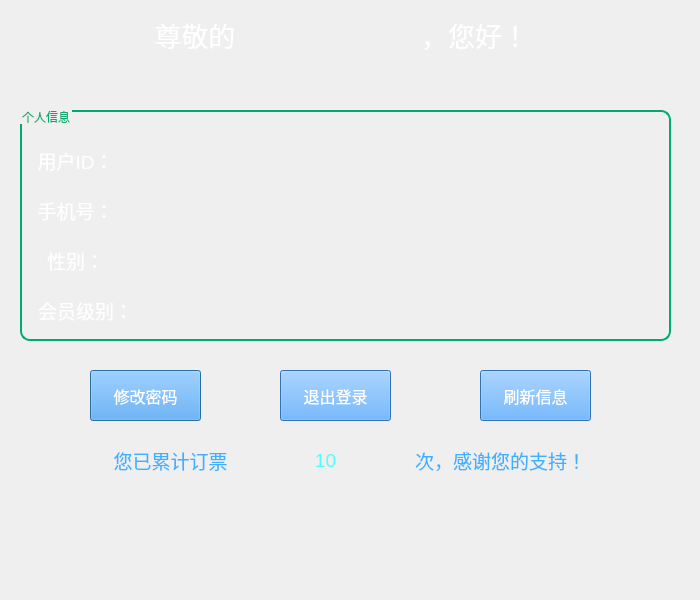
<?xml version="1.0" encoding="UTF-8"?>
<ui version="4.0">
 <class>Dlg_mine</class>
 <widget class="QDialog" name="Dlg_mine">
  <property name="geometry">
   <rect>
    <x>0</x>
    <y>0</y>
    <width>700</width>
    <height>600</height>
   </rect>
  </property>
  <property name="minimumSize">
   <size>
    <width>700</width>
    <height>600</height>
   </size>
  </property>
  <property name="maximumSize">
   <size>
    <width>700</width>
    <height>600</height>
   </size>
  </property>
  <property name="windowTitle">
   <string>Dialog</string>
  </property>
  <property name="styleSheet">
   <string notr="true">QLabel#lbl_cost_count{color:#4fffff }
QLabel#label_totalCost,#label_totalCost_2{color:#3db1ff}
QPushButton{background:#409eff;color:white}
QGroupBox{border: 2px solid #01ab70;border-radius: 10px;}
QGroupBox::title{font:16px; color: #01ab70;subcontrol-position: top left;}</string>
  </property>
  <widget class="QLabel" name="label_basicInfo">
   <property name="geometry">
    <rect>
     <x>130</x>
     <y>10</y>
     <width>130</width>
     <height>50</height>
    </rect>
   </property>
   <property name="palette">
    <palette>
     <active>
      <colorrole role="WindowText">
       <brush brushstyle="SolidPattern">
        <color alpha="255">
         <red>255</red>
         <green>255</green>
         <blue>255</blue>
        </color>
       </brush>
      </colorrole>
     </active>
     <inactive>
      <colorrole role="WindowText">
       <brush brushstyle="SolidPattern">
        <color alpha="255">
         <red>255</red>
         <green>255</green>
         <blue>255</blue>
        </color>
       </brush>
      </colorrole>
     </inactive>
     <disabled/>
    </palette>
   </property>
   <property name="font">
    <font>
     <pointsize>20</pointsize>
    </font>
   </property>
   <property name="text">
    <string>尊敬的</string>
   </property>
   <property name="alignment">
    <set>Qt::AlignmentFlag::AlignCenter</set>
   </property>
  </widget>
  <widget class="QLabel" name="label_totalCost">
   <property name="geometry">
    <rect>
     <x>90</x>
     <y>440</y>
     <width>161</width>
     <height>41</height>
    </rect>
   </property>
   <property name="palette">
    <palette>
     <active>
      <colorrole role="WindowText">
       <brush brushstyle="SolidPattern">
        <color alpha="255">
         <red>255</red>
         <green>255</green>
         <blue>255</blue>
        </color>
       </brush>
      </colorrole>
      <colorrole role="Text">
       <brush brushstyle="SolidPattern">
        <color alpha="255">
         <red>61</red>
         <green>177</green>
         <blue>255</blue>
        </color>
       </brush>
      </colorrole>
      <colorrole role="ButtonText">
       <brush brushstyle="SolidPattern">
        <color alpha="255">
         <red>61</red>
         <green>177</green>
         <blue>255</blue>
        </color>
       </brush>
      </colorrole>
      <colorrole role="PlaceholderText">
       <brush brushstyle="SolidPattern">
        <color alpha="128">
         <red>61</red>
         <green>177</green>
         <blue>255</blue>
        </color>
       </brush>
      </colorrole>
     </active>
     <inactive>
      <colorrole role="WindowText">
       <brush brushstyle="SolidPattern">
        <color alpha="255">
         <red>255</red>
         <green>255</green>
         <blue>255</blue>
        </color>
       </brush>
      </colorrole>
      <colorrole role="Text">
       <brush brushstyle="SolidPattern">
        <color alpha="255">
         <red>61</red>
         <green>177</green>
         <blue>255</blue>
        </color>
       </brush>
      </colorrole>
      <colorrole role="ButtonText">
       <brush brushstyle="SolidPattern">
        <color alpha="255">
         <red>61</red>
         <green>177</green>
         <blue>255</blue>
        </color>
       </brush>
      </colorrole>
      <colorrole role="PlaceholderText">
       <brush brushstyle="SolidPattern">
        <color alpha="128">
         <red>61</red>
         <green>177</green>
         <blue>255</blue>
        </color>
       </brush>
      </colorrole>
     </inactive>
     <disabled>
      <colorrole role="WindowText">
       <brush brushstyle="SolidPattern">
        <color alpha="255">
         <red>61</red>
         <green>177</green>
         <blue>255</blue>
        </color>
       </brush>
      </colorrole>
      <colorrole role="Text">
       <brush brushstyle="SolidPattern">
        <color alpha="255">
         <red>61</red>
         <green>177</green>
         <blue>255</blue>
        </color>
       </brush>
      </colorrole>
      <colorrole role="ButtonText">
       <brush brushstyle="SolidPattern">
        <color alpha="255">
         <red>61</red>
         <green>177</green>
         <blue>255</blue>
        </color>
       </brush>
      </colorrole>
      <colorrole role="PlaceholderText">
       <brush brushstyle="SolidPattern">
        <color alpha="128">
         <red>61</red>
         <green>177</green>
         <blue>255</blue>
        </color>
       </brush>
      </colorrole>
     </disabled>
    </palette>
   </property>
   <property name="font">
    <font>
     <pointsize>14</pointsize>
    </font>
   </property>
   <property name="text">
    <string>您已累计订票</string>
   </property>
   <property name="alignment">
    <set>Qt::AlignmentFlag::AlignCenter</set>
   </property>
  </widget>
  <widget class="QPushButton" name="editPassword">
   <property name="geometry">
    <rect>
     <x>90</x>
     <y>370</y>
     <width>111</width>
     <height>51</height>
    </rect>
   </property>
   <property name="palette">
    <palette>
     <active>
      <colorrole role="WindowText">
       <brush brushstyle="SolidPattern">
        <color alpha="255">
         <red>0</red>
         <green>0</green>
         <blue>0</blue>
        </color>
       </brush>
      </colorrole>
      <colorrole role="Button">
       <brush brushstyle="SolidPattern">
        <color alpha="255">
         <red>64</red>
         <green>158</green>
         <blue>255</blue>
        </color>
       </brush>
      </colorrole>
      <colorrole role="Text">
       <brush brushstyle="SolidPattern">
        <color alpha="255">
         <red>255</red>
         <green>255</green>
         <blue>255</blue>
        </color>
       </brush>
      </colorrole>
      <colorrole role="ButtonText">
       <brush brushstyle="SolidPattern">
        <color alpha="255">
         <red>255</red>
         <green>255</green>
         <blue>255</blue>
        </color>
       </brush>
      </colorrole>
      <colorrole role="Base">
       <brush brushstyle="SolidPattern">
        <color alpha="255">
         <red>64</red>
         <green>158</green>
         <blue>255</blue>
        </color>
       </brush>
      </colorrole>
      <colorrole role="Window">
       <brush brushstyle="SolidPattern">
        <color alpha="255">
         <red>64</red>
         <green>158</green>
         <blue>255</blue>
        </color>
       </brush>
      </colorrole>
      <colorrole role="PlaceholderText">
       <brush brushstyle="SolidPattern">
        <color alpha="128">
         <red>255</red>
         <green>255</green>
         <blue>255</blue>
        </color>
       </brush>
      </colorrole>
     </active>
     <inactive>
      <colorrole role="WindowText">
       <brush brushstyle="SolidPattern">
        <color alpha="255">
         <red>0</red>
         <green>0</green>
         <blue>0</blue>
        </color>
       </brush>
      </colorrole>
      <colorrole role="Button">
       <brush brushstyle="SolidPattern">
        <color alpha="255">
         <red>64</red>
         <green>158</green>
         <blue>255</blue>
        </color>
       </brush>
      </colorrole>
      <colorrole role="Text">
       <brush brushstyle="SolidPattern">
        <color alpha="255">
         <red>255</red>
         <green>255</green>
         <blue>255</blue>
        </color>
       </brush>
      </colorrole>
      <colorrole role="ButtonText">
       <brush brushstyle="SolidPattern">
        <color alpha="255">
         <red>255</red>
         <green>255</green>
         <blue>255</blue>
        </color>
       </brush>
      </colorrole>
      <colorrole role="Base">
       <brush brushstyle="SolidPattern">
        <color alpha="255">
         <red>64</red>
         <green>158</green>
         <blue>255</blue>
        </color>
       </brush>
      </colorrole>
      <colorrole role="Window">
       <brush brushstyle="SolidPattern">
        <color alpha="255">
         <red>64</red>
         <green>158</green>
         <blue>255</blue>
        </color>
       </brush>
      </colorrole>
      <colorrole role="PlaceholderText">
       <brush brushstyle="SolidPattern">
        <color alpha="128">
         <red>255</red>
         <green>255</green>
         <blue>255</blue>
        </color>
       </brush>
      </colorrole>
     </inactive>
     <disabled>
      <colorrole role="WindowText">
       <brush brushstyle="SolidPattern">
        <color alpha="255">
         <red>255</red>
         <green>255</green>
         <blue>255</blue>
        </color>
       </brush>
      </colorrole>
      <colorrole role="Button">
       <brush brushstyle="SolidPattern">
        <color alpha="255">
         <red>64</red>
         <green>158</green>
         <blue>255</blue>
        </color>
       </brush>
      </colorrole>
      <colorrole role="Text">
       <brush brushstyle="SolidPattern">
        <color alpha="255">
         <red>255</red>
         <green>255</green>
         <blue>255</blue>
        </color>
       </brush>
      </colorrole>
      <colorrole role="ButtonText">
       <brush brushstyle="SolidPattern">
        <color alpha="255">
         <red>255</red>
         <green>255</green>
         <blue>255</blue>
        </color>
       </brush>
      </colorrole>
      <colorrole role="Base">
       <brush brushstyle="SolidPattern">
        <color alpha="255">
         <red>64</red>
         <green>158</green>
         <blue>255</blue>
        </color>
       </brush>
      </colorrole>
      <colorrole role="Window">
       <brush brushstyle="SolidPattern">
        <color alpha="255">
         <red>64</red>
         <green>158</green>
         <blue>255</blue>
        </color>
       </brush>
      </colorrole>
      <colorrole role="PlaceholderText">
       <brush brushstyle="SolidPattern">
        <color alpha="128">
         <red>255</red>
         <green>255</green>
         <blue>255</blue>
        </color>
       </brush>
      </colorrole>
     </disabled>
    </palette>
   </property>
   <property name="font">
    <font>
     <pointsize>12</pointsize>
    </font>
   </property>
   <property name="text">
    <string>修改密码</string>
   </property>
  </widget>
  <widget class="QLabel" name="label_basicInfo_2">
   <property name="geometry">
    <rect>
     <x>410</x>
     <y>10</y>
     <width>130</width>
     <height>50</height>
    </rect>
   </property>
   <property name="palette">
    <palette>
     <active>
      <colorrole role="WindowText">
       <brush brushstyle="SolidPattern">
        <color alpha="255">
         <red>255</red>
         <green>255</green>
         <blue>255</blue>
        </color>
       </brush>
      </colorrole>
     </active>
     <inactive>
      <colorrole role="WindowText">
       <brush brushstyle="SolidPattern">
        <color alpha="255">
         <red>255</red>
         <green>255</green>
         <blue>255</blue>
        </color>
       </brush>
      </colorrole>
     </inactive>
     <disabled/>
    </palette>
   </property>
   <property name="font">
    <font>
     <pointsize>20</pointsize>
    </font>
   </property>
   <property name="text">
    <string>，您好！</string>
   </property>
   <property name="alignment">
    <set>Qt::AlignmentFlag::AlignCenter</set>
   </property>
  </widget>
  <widget class="QGroupBox" name="groupBox">
   <property name="geometry">
    <rect>
     <x>20</x>
     <y>110</y>
     <width>651</width>
     <height>231</height>
    </rect>
   </property>
   <property name="title">
    <string>个人信息</string>
   </property>
   <widget class="QLabel" name="label_userid">
    <property name="geometry">
     <rect>
      <x>10</x>
      <y>30</y>
      <width>91</width>
      <height>41</height>
     </rect>
    </property>
    <property name="palette">
     <palette>
      <active>
       <colorrole role="WindowText">
        <brush brushstyle="SolidPattern">
         <color alpha="255">
          <red>255</red>
          <green>255</green>
          <blue>255</blue>
         </color>
        </brush>
       </colorrole>
      </active>
      <inactive>
       <colorrole role="WindowText">
        <brush brushstyle="SolidPattern">
         <color alpha="255">
          <red>255</red>
          <green>255</green>
          <blue>255</blue>
         </color>
        </brush>
       </colorrole>
      </inactive>
      <disabled/>
     </palette>
    </property>
    <property name="font">
     <font>
      <pointsize>14</pointsize>
     </font>
    </property>
    <property name="text">
     <string>用户ID：</string>
    </property>
    <property name="alignment">
     <set>Qt::AlignmentFlag::AlignCenter</set>
    </property>
   </widget>
   <widget class="QLabel" name="lbl_userid">
    <property name="geometry">
     <rect>
      <x>110</x>
      <y>30</y>
      <width>521</width>
      <height>41</height>
     </rect>
    </property>
    <property name="palette">
     <palette>
      <active>
       <colorrole role="WindowText">
        <brush brushstyle="SolidPattern">
         <color alpha="255">
          <red>255</red>
          <green>255</green>
          <blue>255</blue>
         </color>
        </brush>
       </colorrole>
      </active>
      <inactive>
       <colorrole role="WindowText">
        <brush brushstyle="SolidPattern">
         <color alpha="255">
          <red>255</red>
          <green>255</green>
          <blue>255</blue>
         </color>
        </brush>
       </colorrole>
      </inactive>
      <disabled/>
     </palette>
    </property>
    <property name="font">
     <font>
      <pointsize>14</pointsize>
     </font>
    </property>
    <property name="text">
     <string/>
    </property>
    <property name="alignment">
     <set>Qt::AlignmentFlag::AlignCenter</set>
    </property>
   </widget>
   <widget class="QLabel" name="label_phone">
    <property name="geometry">
     <rect>
      <x>10</x>
      <y>80</y>
      <width>91</width>
      <height>41</height>
     </rect>
    </property>
    <property name="palette">
     <palette>
      <active>
       <colorrole role="WindowText">
        <brush brushstyle="SolidPattern">
         <color alpha="255">
          <red>255</red>
          <green>255</green>
          <blue>255</blue>
         </color>
        </brush>
       </colorrole>
      </active>
      <inactive>
       <colorrole role="WindowText">
        <brush brushstyle="SolidPattern">
         <color alpha="255">
          <red>255</red>
          <green>255</green>
          <blue>255</blue>
         </color>
        </brush>
       </colorrole>
      </inactive>
      <disabled/>
     </palette>
    </property>
    <property name="font">
     <font>
      <pointsize>14</pointsize>
     </font>
    </property>
    <property name="text">
     <string>手机号：</string>
    </property>
    <property name="alignment">
     <set>Qt::AlignmentFlag::AlignCenter</set>
    </property>
   </widget>
   <widget class="QLabel" name="label_gender">
    <property name="geometry">
     <rect>
      <x>10</x>
      <y>130</y>
      <width>91</width>
      <height>41</height>
     </rect>
    </property>
    <property name="palette">
     <palette>
      <active>
       <colorrole role="WindowText">
        <brush brushstyle="SolidPattern">
         <color alpha="255">
          <red>255</red>
          <green>255</green>
          <blue>255</blue>
         </color>
        </brush>
       </colorrole>
      </active>
      <inactive>
       <colorrole role="WindowText">
        <brush brushstyle="SolidPattern">
         <color alpha="255">
          <red>255</red>
          <green>255</green>
          <blue>255</blue>
         </color>
        </brush>
       </colorrole>
      </inactive>
      <disabled/>
     </palette>
    </property>
    <property name="font">
     <font>
      <pointsize>14</pointsize>
     </font>
    </property>
    <property name="text">
     <string>性别：</string>
    </property>
    <property name="alignment">
     <set>Qt::AlignmentFlag::AlignCenter</set>
    </property>
   </widget>
   <widget class="QLabel" name="label_level">
    <property name="geometry">
     <rect>
      <x>10</x>
      <y>180</y>
      <width>111</width>
      <height>41</height>
     </rect>
    </property>
    <property name="palette">
     <palette>
      <active>
       <colorrole role="WindowText">
        <brush brushstyle="SolidPattern">
         <color alpha="255">
          <red>255</red>
          <green>255</green>
          <blue>255</blue>
         </color>
        </brush>
       </colorrole>
      </active>
      <inactive>
       <colorrole role="WindowText">
        <brush brushstyle="SolidPattern">
         <color alpha="255">
          <red>255</red>
          <green>255</green>
          <blue>255</blue>
         </color>
        </brush>
       </colorrole>
      </inactive>
      <disabled/>
     </palette>
    </property>
    <property name="font">
     <font>
      <pointsize>14</pointsize>
     </font>
    </property>
    <property name="text">
     <string>会员级别：</string>
    </property>
    <property name="alignment">
     <set>Qt::AlignmentFlag::AlignCenter</set>
    </property>
   </widget>
   <widget class="QLabel" name="lbl_sex">
    <property name="geometry">
     <rect>
      <x>110</x>
      <y>130</y>
      <width>531</width>
      <height>41</height>
     </rect>
    </property>
    <property name="palette">
     <palette>
      <active>
       <colorrole role="WindowText">
        <brush brushstyle="SolidPattern">
         <color alpha="255">
          <red>255</red>
          <green>255</green>
          <blue>255</blue>
         </color>
        </brush>
       </colorrole>
      </active>
      <inactive>
       <colorrole role="WindowText">
        <brush brushstyle="SolidPattern">
         <color alpha="255">
          <red>255</red>
          <green>255</green>
          <blue>255</blue>
         </color>
        </brush>
       </colorrole>
      </inactive>
      <disabled/>
     </palette>
    </property>
    <property name="font">
     <font>
      <pointsize>14</pointsize>
     </font>
    </property>
    <property name="text">
     <string/>
    </property>
    <property name="alignment">
     <set>Qt::AlignmentFlag::AlignCenter</set>
    </property>
   </widget>
   <widget class="QLabel" name="lbl_phone">
    <property name="geometry">
     <rect>
      <x>110</x>
      <y>80</y>
      <width>521</width>
      <height>41</height>
     </rect>
    </property>
    <property name="palette">
     <palette>
      <active>
       <colorrole role="WindowText">
        <brush brushstyle="SolidPattern">
         <color alpha="255">
          <red>255</red>
          <green>255</green>
          <blue>255</blue>
         </color>
        </brush>
       </colorrole>
      </active>
      <inactive>
       <colorrole role="WindowText">
        <brush brushstyle="SolidPattern">
         <color alpha="255">
          <red>255</red>
          <green>255</green>
          <blue>255</blue>
         </color>
        </brush>
       </colorrole>
      </inactive>
      <disabled/>
     </palette>
    </property>
    <property name="font">
     <font>
      <pointsize>14</pointsize>
     </font>
    </property>
    <property name="text">
     <string/>
    </property>
    <property name="alignment">
     <set>Qt::AlignmentFlag::AlignCenter</set>
    </property>
   </widget>
   <widget class="QLabel" name="lbl_level">
    <property name="geometry">
     <rect>
      <x>110</x>
      <y>180</y>
      <width>521</width>
      <height>41</height>
     </rect>
    </property>
    <property name="palette">
     <palette>
      <active>
       <colorrole role="WindowText">
        <brush brushstyle="SolidPattern">
         <color alpha="255">
          <red>255</red>
          <green>255</green>
          <blue>255</blue>
         </color>
        </brush>
       </colorrole>
      </active>
      <inactive>
       <colorrole role="WindowText">
        <brush brushstyle="SolidPattern">
         <color alpha="255">
          <red>255</red>
          <green>255</green>
          <blue>255</blue>
         </color>
        </brush>
       </colorrole>
      </inactive>
      <disabled/>
     </palette>
    </property>
    <property name="font">
     <font>
      <pointsize>14</pointsize>
     </font>
    </property>
    <property name="text">
     <string/>
    </property>
    <property name="alignment">
     <set>Qt::AlignmentFlag::AlignCenter</set>
    </property>
   </widget>
  </widget>
  <widget class="QPushButton" name="btn_exit">
   <property name="geometry">
    <rect>
     <x>280</x>
     <y>370</y>
     <width>111</width>
     <height>51</height>
    </rect>
   </property>
   <property name="font">
    <font>
     <pointsize>12</pointsize>
    </font>
   </property>
   <property name="text">
    <string>退出登录</string>
   </property>
  </widget>
  <widget class="QLabel" name="lbl_username">
   <property name="geometry">
    <rect>
     <x>230</x>
     <y>10</y>
     <width>201</width>
     <height>50</height>
    </rect>
   </property>
   <property name="palette">
    <palette>
     <active>
      <colorrole role="WindowText">
       <brush brushstyle="SolidPattern">
        <color alpha="255">
         <red>255</red>
         <green>255</green>
         <blue>255</blue>
        </color>
       </brush>
      </colorrole>
     </active>
     <inactive>
      <colorrole role="WindowText">
       <brush brushstyle="SolidPattern">
        <color alpha="255">
         <red>255</red>
         <green>255</green>
         <blue>255</blue>
        </color>
       </brush>
      </colorrole>
     </inactive>
     <disabled/>
    </palette>
   </property>
   <property name="font">
    <font>
     <pointsize>20</pointsize>
    </font>
   </property>
   <property name="text">
    <string/>
   </property>
   <property name="alignment">
    <set>Qt::AlignmentFlag::AlignCenter</set>
   </property>
  </widget>
  <widget class="QLabel" name="label_totalCost_2">
   <property name="geometry">
    <rect>
     <x>370</x>
     <y>440</y>
     <width>261</width>
     <height>41</height>
    </rect>
   </property>
   <property name="palette">
    <palette>
     <active>
      <colorrole role="WindowText">
       <brush brushstyle="SolidPattern">
        <color alpha="255">
         <red>255</red>
         <green>255</green>
         <blue>255</blue>
        </color>
       </brush>
      </colorrole>
      <colorrole role="Text">
       <brush brushstyle="SolidPattern">
        <color alpha="255">
         <red>61</red>
         <green>177</green>
         <blue>255</blue>
        </color>
       </brush>
      </colorrole>
      <colorrole role="ButtonText">
       <brush brushstyle="SolidPattern">
        <color alpha="255">
         <red>61</red>
         <green>177</green>
         <blue>255</blue>
        </color>
       </brush>
      </colorrole>
      <colorrole role="PlaceholderText">
       <brush brushstyle="SolidPattern">
        <color alpha="128">
         <red>61</red>
         <green>177</green>
         <blue>255</blue>
        </color>
       </brush>
      </colorrole>
     </active>
     <inactive>
      <colorrole role="WindowText">
       <brush brushstyle="SolidPattern">
        <color alpha="255">
         <red>255</red>
         <green>255</green>
         <blue>255</blue>
        </color>
       </brush>
      </colorrole>
      <colorrole role="Text">
       <brush brushstyle="SolidPattern">
        <color alpha="255">
         <red>61</red>
         <green>177</green>
         <blue>255</blue>
        </color>
       </brush>
      </colorrole>
      <colorrole role="ButtonText">
       <brush brushstyle="SolidPattern">
        <color alpha="255">
         <red>61</red>
         <green>177</green>
         <blue>255</blue>
        </color>
       </brush>
      </colorrole>
      <colorrole role="PlaceholderText">
       <brush brushstyle="SolidPattern">
        <color alpha="128">
         <red>61</red>
         <green>177</green>
         <blue>255</blue>
        </color>
       </brush>
      </colorrole>
     </inactive>
     <disabled>
      <colorrole role="WindowText">
       <brush brushstyle="SolidPattern">
        <color alpha="255">
         <red>61</red>
         <green>177</green>
         <blue>255</blue>
        </color>
       </brush>
      </colorrole>
      <colorrole role="Text">
       <brush brushstyle="SolidPattern">
        <color alpha="255">
         <red>61</red>
         <green>177</green>
         <blue>255</blue>
        </color>
       </brush>
      </colorrole>
      <colorrole role="ButtonText">
       <brush brushstyle="SolidPattern">
        <color alpha="255">
         <red>61</red>
         <green>177</green>
         <blue>255</blue>
        </color>
       </brush>
      </colorrole>
      <colorrole role="PlaceholderText">
       <brush brushstyle="SolidPattern">
        <color alpha="128">
         <red>61</red>
         <green>177</green>
         <blue>255</blue>
        </color>
       </brush>
      </colorrole>
     </disabled>
    </palette>
   </property>
   <property name="font">
    <font>
     <pointsize>14</pointsize>
    </font>
   </property>
   <property name="text">
    <string>次，感谢您的支持！</string>
   </property>
   <property name="alignment">
    <set>Qt::AlignmentFlag::AlignCenter</set>
   </property>
  </widget>
  <widget class="QLabel" name="lbl_cost_count">
   <property name="geometry">
    <rect>
     <x>260</x>
     <y>440</y>
     <width>131</width>
     <height>41</height>
    </rect>
   </property>
   <property name="palette">
    <palette>
     <active>
      <colorrole role="WindowText">
       <brush brushstyle="SolidPattern">
        <color alpha="255">
         <red>255</red>
         <green>255</green>
         <blue>255</blue>
        </color>
       </brush>
      </colorrole>
      <colorrole role="Text">
       <brush brushstyle="SolidPattern">
        <color alpha="255">
         <red>61</red>
         <green>177</green>
         <blue>255</blue>
        </color>
       </brush>
      </colorrole>
      <colorrole role="ButtonText">
       <brush brushstyle="SolidPattern">
        <color alpha="255">
         <red>61</red>
         <green>177</green>
         <blue>255</blue>
        </color>
       </brush>
      </colorrole>
      <colorrole role="PlaceholderText">
       <brush brushstyle="SolidPattern">
        <color alpha="128">
         <red>61</red>
         <green>177</green>
         <blue>255</blue>
        </color>
       </brush>
      </colorrole>
     </active>
     <inactive>
      <colorrole role="WindowText">
       <brush brushstyle="SolidPattern">
        <color alpha="255">
         <red>255</red>
         <green>255</green>
         <blue>255</blue>
        </color>
       </brush>
      </colorrole>
      <colorrole role="Text">
       <brush brushstyle="SolidPattern">
        <color alpha="255">
         <red>61</red>
         <green>177</green>
         <blue>255</blue>
        </color>
       </brush>
      </colorrole>
      <colorrole role="ButtonText">
       <brush brushstyle="SolidPattern">
        <color alpha="255">
         <red>61</red>
         <green>177</green>
         <blue>255</blue>
        </color>
       </brush>
      </colorrole>
      <colorrole role="PlaceholderText">
       <brush brushstyle="SolidPattern">
        <color alpha="128">
         <red>61</red>
         <green>177</green>
         <blue>255</blue>
        </color>
       </brush>
      </colorrole>
     </inactive>
     <disabled>
      <colorrole role="WindowText">
       <brush brushstyle="SolidPattern">
        <color alpha="255">
         <red>61</red>
         <green>177</green>
         <blue>255</blue>
        </color>
       </brush>
      </colorrole>
      <colorrole role="Text">
       <brush brushstyle="SolidPattern">
        <color alpha="255">
         <red>61</red>
         <green>177</green>
         <blue>255</blue>
        </color>
       </brush>
      </colorrole>
      <colorrole role="ButtonText">
       <brush brushstyle="SolidPattern">
        <color alpha="255">
         <red>61</red>
         <green>177</green>
         <blue>255</blue>
        </color>
       </brush>
      </colorrole>
      <colorrole role="PlaceholderText">
       <brush brushstyle="SolidPattern">
        <color alpha="128">
         <red>61</red>
         <green>177</green>
         <blue>255</blue>
        </color>
       </brush>
      </colorrole>
     </disabled>
    </palette>
   </property>
   <property name="font">
    <font>
     <pointsize>14</pointsize>
    </font>
   </property>
   <property name="text">
    <string>10</string>
   </property>
   <property name="alignment">
    <set>Qt::AlignmentFlag::AlignCenter</set>
   </property>
  </widget>
  <widget class="QPushButton" name="btn_refresh">
   <property name="geometry">
    <rect>
     <x>480</x>
     <y>370</y>
     <width>111</width>
     <height>51</height>
    </rect>
   </property>
   <property name="palette">
    <palette>
     <active>
      <colorrole role="WindowText">
       <brush brushstyle="SolidPattern">
        <color alpha="255">
         <red>0</red>
         <green>0</green>
         <blue>0</blue>
        </color>
       </brush>
      </colorrole>
      <colorrole role="Button">
       <brush brushstyle="SolidPattern">
        <color alpha="255">
         <red>64</red>
         <green>158</green>
         <blue>255</blue>
        </color>
       </brush>
      </colorrole>
      <colorrole role="Text">
       <brush brushstyle="SolidPattern">
        <color alpha="255">
         <red>255</red>
         <green>255</green>
         <blue>255</blue>
        </color>
       </brush>
      </colorrole>
      <colorrole role="ButtonText">
       <brush brushstyle="SolidPattern">
        <color alpha="255">
         <red>255</red>
         <green>255</green>
         <blue>255</blue>
        </color>
       </brush>
      </colorrole>
      <colorrole role="Base">
       <brush brushstyle="SolidPattern">
        <color alpha="255">
         <red>64</red>
         <green>158</green>
         <blue>255</blue>
        </color>
       </brush>
      </colorrole>
      <colorrole role="Window">
       <brush brushstyle="SolidPattern">
        <color alpha="255">
         <red>64</red>
         <green>158</green>
         <blue>255</blue>
        </color>
       </brush>
      </colorrole>
      <colorrole role="PlaceholderText">
       <brush brushstyle="SolidPattern">
        <color alpha="128">
         <red>255</red>
         <green>255</green>
         <blue>255</blue>
        </color>
       </brush>
      </colorrole>
     </active>
     <inactive>
      <colorrole role="WindowText">
       <brush brushstyle="SolidPattern">
        <color alpha="255">
         <red>0</red>
         <green>0</green>
         <blue>0</blue>
        </color>
       </brush>
      </colorrole>
      <colorrole role="Button">
       <brush brushstyle="SolidPattern">
        <color alpha="255">
         <red>64</red>
         <green>158</green>
         <blue>255</blue>
        </color>
       </brush>
      </colorrole>
      <colorrole role="Text">
       <brush brushstyle="SolidPattern">
        <color alpha="255">
         <red>255</red>
         <green>255</green>
         <blue>255</blue>
        </color>
       </brush>
      </colorrole>
      <colorrole role="ButtonText">
       <brush brushstyle="SolidPattern">
        <color alpha="255">
         <red>255</red>
         <green>255</green>
         <blue>255</blue>
        </color>
       </brush>
      </colorrole>
      <colorrole role="Base">
       <brush brushstyle="SolidPattern">
        <color alpha="255">
         <red>64</red>
         <green>158</green>
         <blue>255</blue>
        </color>
       </brush>
      </colorrole>
      <colorrole role="Window">
       <brush brushstyle="SolidPattern">
        <color alpha="255">
         <red>64</red>
         <green>158</green>
         <blue>255</blue>
        </color>
       </brush>
      </colorrole>
      <colorrole role="PlaceholderText">
       <brush brushstyle="SolidPattern">
        <color alpha="128">
         <red>255</red>
         <green>255</green>
         <blue>255</blue>
        </color>
       </brush>
      </colorrole>
     </inactive>
     <disabled>
      <colorrole role="WindowText">
       <brush brushstyle="SolidPattern">
        <color alpha="255">
         <red>255</red>
         <green>255</green>
         <blue>255</blue>
        </color>
       </brush>
      </colorrole>
      <colorrole role="Button">
       <brush brushstyle="SolidPattern">
        <color alpha="255">
         <red>64</red>
         <green>158</green>
         <blue>255</blue>
        </color>
       </brush>
      </colorrole>
      <colorrole role="Text">
       <brush brushstyle="SolidPattern">
        <color alpha="255">
         <red>255</red>
         <green>255</green>
         <blue>255</blue>
        </color>
       </brush>
      </colorrole>
      <colorrole role="ButtonText">
       <brush brushstyle="SolidPattern">
        <color alpha="255">
         <red>255</red>
         <green>255</green>
         <blue>255</blue>
        </color>
       </brush>
      </colorrole>
      <colorrole role="Base">
       <brush brushstyle="SolidPattern">
        <color alpha="255">
         <red>64</red>
         <green>158</green>
         <blue>255</blue>
        </color>
       </brush>
      </colorrole>
      <colorrole role="Window">
       <brush brushstyle="SolidPattern">
        <color alpha="255">
         <red>64</red>
         <green>158</green>
         <blue>255</blue>
        </color>
       </brush>
      </colorrole>
      <colorrole role="PlaceholderText">
       <brush brushstyle="SolidPattern">
        <color alpha="128">
         <red>255</red>
         <green>255</green>
         <blue>255</blue>
        </color>
       </brush>
      </colorrole>
     </disabled>
    </palette>
   </property>
   <property name="font">
    <font>
     <pointsize>12</pointsize>
    </font>
   </property>
   <property name="text">
    <string>刷新信息</string>
   </property>
  </widget>
 </widget>
 <resources/>
 <connections/>
</ui>
